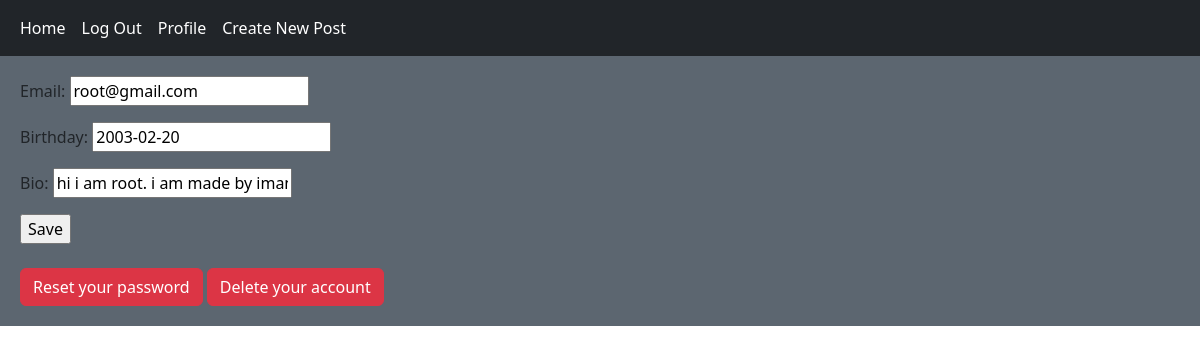
/accounts/edit_user/ (signed in), run on an earlier commit of the app's database.
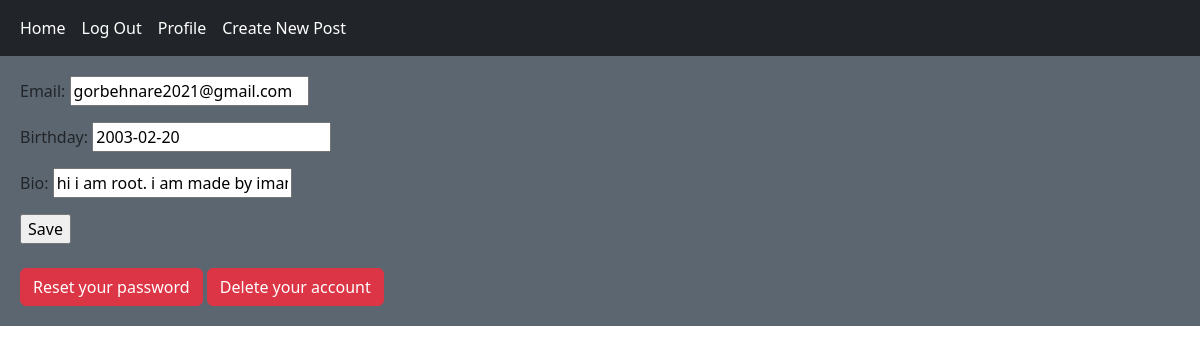
And on a later commit of the database.
### accounts/models.py (models this page shows, shortened)
class User(AbstractBaseUser):
    last_name = models.CharField(max_length=100)
    first_name = models.CharField(max_length=100)
    email = models.EmailField(max_length=250, unique=True)
    username = models.CharField(max_length=50, unique=True)
    phone_number = models.CharField(max_length=11, unique=True)
    bio = models.CharField(max_length=100)
    is_active = models.BooleanField(default=True)
    is_admin = models.BooleanField(default=False)
    birthday = models.DateField(blank=True, null=True)
    objects = UserManager()
    USERNAME_FIELD = 'phone_number'
    REQUIRED_FIELDS = ['email', 'username']

### accounts/views.py (the view, shortened to what this page needs)
# urls.py: path('edit_user/', views.EditUserView.as_view(), name='edit_user'),
class EditUserView(LoginRequiredMixin, View):
    form_class = EditUserForm
    def get(self, request):
        form = self.form_class(instance=request.user)
        return render(request, 'accounts/edit_profile.html', {'form': form})

### accounts/forms.py
class EditUserForm(forms.ModelForm):
    class Meta:
        model = User
        fields = ('email', 'birthday', 'bio')
        widget = {
            'birthday': forms.DateInput(attrs={'class': 'form-control'}),
            'email': forms.EmailInput(attrs={'class': 'form-control'}),
            'bio': forms.TextInput(attrs={'class': 'form-control'})
        }

### accounts/templates/accounts/edit_profile.html (shortened to what this page needs)
{% extends 'base.html' %}
{% block content %}
<form action="" method="post">
    {{ form.as_p }}
    <input type="submit" value="Save">
</form>
<br/>
<a href="{% url 'accounts:reset_password' %}" class="btn btn-danger">Reset your password</a>
<a href="{% url 'accounts:delete_user' %}" class="btn btn-danger">Delete your account</a>
{% endblock %}

What changed in the data, as far as the page shows it:
changed User "hi i am root. i am made by iman.": email "root@gmail.com" → "gorbehnare2021@gmail.com"
